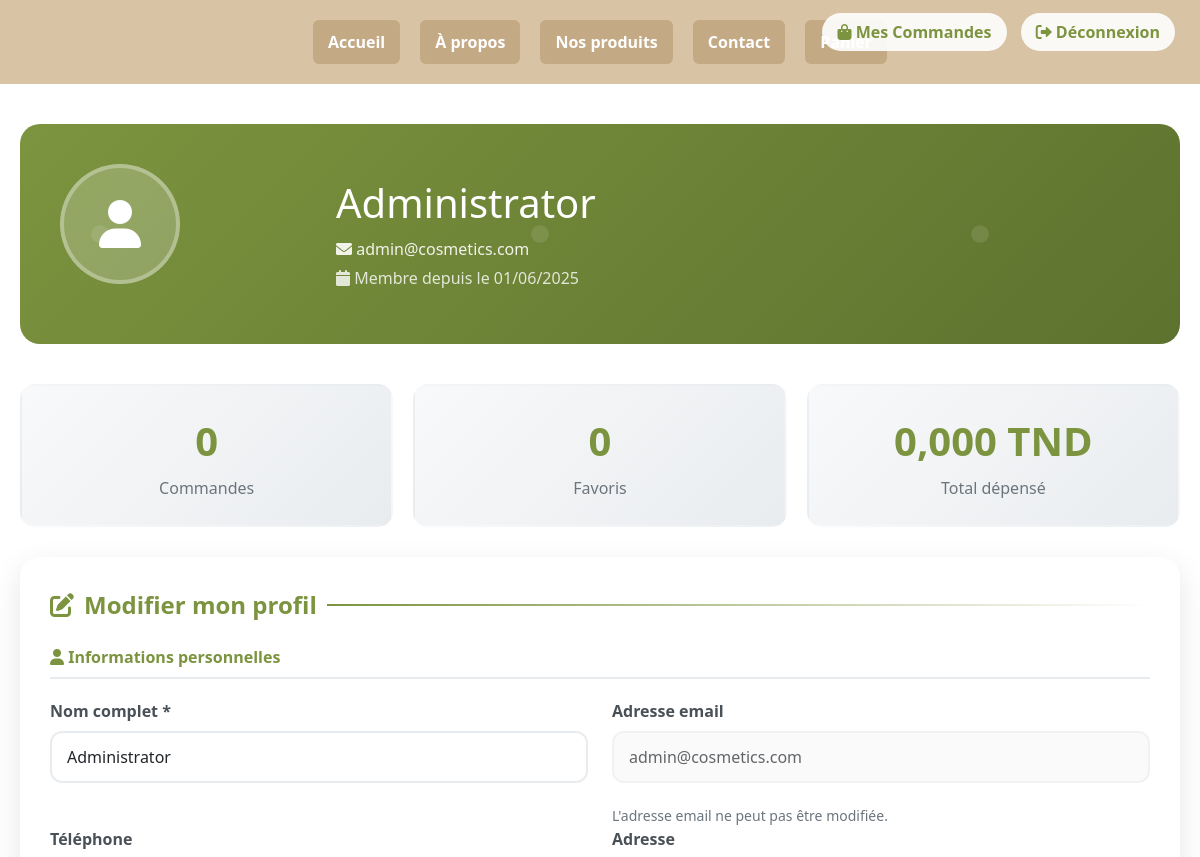
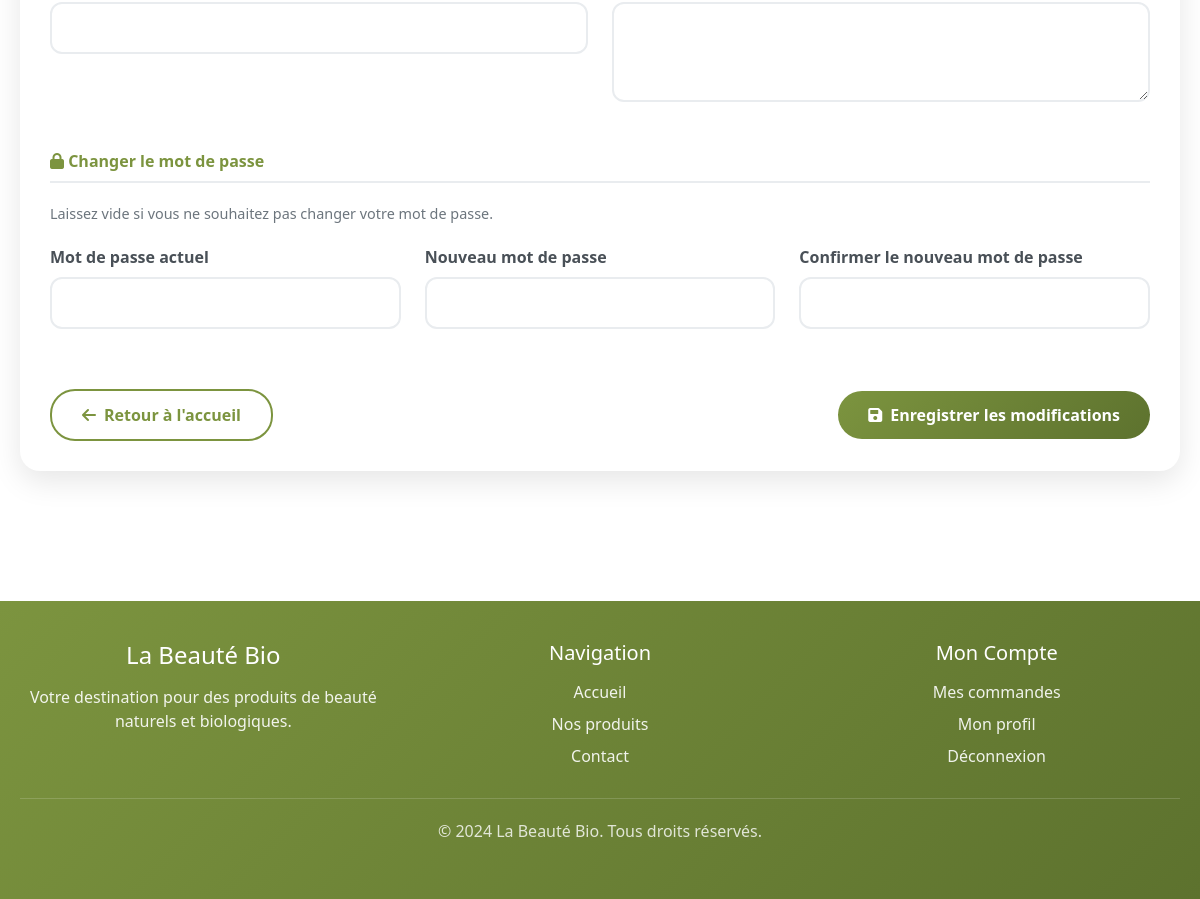
/client/profile.php (signed in), run on the app's committed database (2 pictures, top to bottom).
### tables this page shows
CREATE TABLE users (
    id INT AUTO_INCREMENT PRIMARY KEY,
    username VARCHAR(50) UNIQUE NOT NULL,
    email VARCHAR(100) UNIQUE NOT NULL,
    password VARCHAR(255) NOT NULL,
    full_name VARCHAR(100) NOT NULL,
    phone VARCHAR(20),
    address TEXT,
    role ENUM('client', 'admin') DEFAULT 'client',
    is_active BOOLEAN DEFAULT TRUE,
    email_verified BOOLEAN DEFAULT FALSE,
    last_login TIMESTAMP NULL,
    created_at TIMESTAMP DEFAULT CURRENT_TIMESTAMP,
    updated_at TIMESTAMP DEFAULT CURRENT_TIMESTAMP ON UPDATE CURRENT_TIMESTAMP,

    INDEX idx_email (email),
    INDEX idx_username (username),
    INDEX idx_role (role),
    INDEX idx_created_at (created_at)
);

### includes/functions.php (called while the page is built, shortened)
<?php
function formatPrice($price) {
    return number_format($price, 3, ',', ' ') . ' TND';
}
?>

### client/profile.php (the view, shortened to what this page needs)
<?php
require_once '../config/database.php';
require_once '../includes/functions.php';
$user_id = $_SESSION['user_id'];
$stmt = $pdo->prepare("SELECT * FROM users WHERE id = ?");
$stmt->execute([$user_id]);
$user = $stmt->fetch();
$stmt = $pdo->prepare("SELECT o.*, COUNT(oi.id) as item_count FROM orders o
                      LEFT JOIN order_items oi ON o.id = oi.order_id
                      WHERE o.user_id = ?
                      GROUP BY o.id
                      ORDER BY o.created_at DESC LIMIT 5");
$stmt->execute([$user_id]);
$recent_orders = $stmt->fetchAll();
?>
<!DOCTYPE html>
<html lang="fr">
<head>
    <link rel="stylesheet" href="../assets/css/frontend.css">
    <link href="https://cdn.jsdelivr.net/npm/bootstrap@5.1.3/dist/css/bootstrap.min.css" rel="stylesheet">
    <link rel="stylesheet" href="https://cdnjs.cloudflare.com/ajax/libs/font-awesome/6.0.0/css/all.min.css">
</head>
<body>
<div class="user-menu">
    <a href="orders.php"><i class="fas fa-shopping-bag"></i> Mes Commandes</a>
    <a href="../logout.php"><i class="fas fa-sign-out-alt"></i> Déconnexion</a>
</div>
<header>
    <nav>
        <a href="../index.php">Accueil</a>
        <a href="../a-propos.php">À propos</a>
        <a href="../products.php">Nos produits</a>
        <a href="../contact.php">Contact</a>
        <a href="../panier.php">Panier</a>
    </nav>
</header>
<div class="profile-container">
    <div class="profile-header">
        <div class="row align-items-center">
            <div class="col-md-3 text-center">
                <div class="profile-avatar">
                    <i class="fas fa-user"></i>
                </div>
            </div>
            <div class="col-md-9">
                <h1 style="margin-bottom: 10px;"><?php echo htmlspecialchars($user['full_name']); ?></h1>
                <p style="margin-bottom: 5px; opacity: 0.9;"><i class="fas fa-envelope"></i> <?php echo htmlspecialchars($user['email']); ?></p>
                <p style="margin-bottom: 0; opacity: 0.8;"><i class="fas fa-calendar"></i> Membre depuis le <?php echo date('d/m/Y', strtotime($user['created_at'])); ?></p>
            </div>
        </div>
    </div>
    <div class="stats-grid">
        <div class="stat-card">
            <div class="stat-number"><?php echo count($recent_orders); ?></div>
            <div class="stat-label">Commandes</div>
        </div>
        <div class="stat-card">
            <div class="stat-number">0</div>
            <div class="stat-label">Favoris</div>
        </div>
        <div class="stat-card">
            <div class="stat-number">
                <?php
                $total_spent = 0;
                echo formatPrice($total_spent);
                ?>
            </div>
            <div class="stat-label">Total dépensé</div>
        </div>
    </div>
    <div class="profile-section">
        <div class="section-title">
            <i class="fas fa-edit"></i>
            Modifier mon profil
        </div>
        <form method="POST" class="needs-validation" novalidate>
            <h6 style="color: #7c943f; font-weight: bold; margin-bottom: 20px; padding-bottom: 10px; border-bottom: 2px solid #e9ecef;">
                <i class="fas fa-user"></i> Informations personnelles
            </h6>
            <div class="row">
                <div class="col-md-6">
                    <label for="full_name" style="color: #495057; font-weight: 600; margin-bottom: 8px; display: block;">Nom complet *</label>
                    <input type="text" class="form-control" id="full_name" name="full_name"
                           value="<?php echo htmlspecialchars($_POST['full_name'] ?? $user['full_name']); ?>"
                           required>
                </div>
                <div class="col-md-6">
                    <label for="email" style="color: #495057; font-weight: 600; margin-bottom: 8px; display: block;">Adresse email</label>
                    <input type="email" class="form-control" id="email"
                           value="<?php echo htmlspecialchars($user['email']); ?>"
                           disabled style="background-color: #f8f9fa; opacity: 0.7;">
                    <small style="color: #6c757d; font-size: 0.875rem;">L'adresse email ne peut pas être modifiée.</small>
                </div>
            </div>
            <div class="row">
                <div class="col-md-6">
                    <label for="phone" style="color: #495057; font-weight: 600; margin-bottom: 8px; display: block;">Téléphone</label>
                    <input type="tel" class="form-control" id="phone" name="phone"
                           value="<?php echo htmlspecialchars($_POST['phone'] ?? $user['phone']); ?>">
                </div>
                <div class="col-md-6">
                    <label for="address" style="color: #495057; font-weight: 600; margin-bottom: 8px; display: block;">Adresse</label>
                    <textarea class="form-control" id="address" name="address" rows="3" style="resize: vertical;"><?php echo htmlspecialchars($_POST['address'] ?? $user['address']); ?></textarea>
                </div>
            </div>
            <h6 style="color: #7c943f; font-weight: bold; margin: 30px 0 20px 0; padding-bottom: 10px; border-bottom: 2px solid #e9ecef;">
                <i class="fas fa-lock"></i> Changer le mot de passe
            </h6>
            <p style="color: #6c757d; font-size: 0.9rem; margin-bottom: 20px;">Laissez vide si vous ne souhaitez pas changer votre mot de passe.</p>
            <div class="row">
                <div class="col-md-4">
                    <label for="current_password" style="color: #495057; font-weight: 600; margin-bottom: 8px; display: block;">Mot de passe actuel</label>
                    <input type="password" class="form-control" id="current_password" name="current_password">
                </div>
                <div class="col-md-4">
                    <label for="new_password" style="color: #495057; font-weight: 600; margin-bottom: 8px; display: block;">Nouveau mot de passe</label>
                    <input type="password" class="form-control" id="new_password" name="new_password" minlength="6">
                </div>
                <div class="col-md-4">
                    <label for="confirm_password" style="color: #495057; font-weight: 600; margin-bottom: 8px; display: block;">Confirmer le nouveau mot de passe</label>
                    <input type="password" class="form-control" id="confirm_password" name="confirm_password" minlength="6">
                </div>
            </div>
            <div style="margin-top: 40px; display: flex; justify-content: space-between; align-items: center;">
                <a href="../index.php" class="btn-outline-profile">
                    <i class="fas fa-arrow-left"></i> Retour à l'accueil
                </a>
                <button type="submit" class="btn-profile">
                    <i class="fas fa-save"></i> Enregistrer les modifications
                </button>
            </div>
        </form>
    </div>
</div>
<footer style="background: linear-gradient(135deg, #7c943f 0%, #5d722e 100%); color: white; text-align: center; padding: 40px 20px; margin-top: 60px;">
    <div style="max-width: 1200px; margin: 0 auto;">
        <div style="display: grid; grid-template-columns: repeat(auto-fit, minmax(250px, 1fr)); gap: 30px; margin-bottom: 30px;">
            <div>
                <h4 style="margin-bottom: 15px;">La Beauté Bio</h4>
                <p style="opacity: 0.9;">Votre destination pour des produits de beauté naturels et biologiques.</p>
            </div>
            <div>
                <h5 style="margin-bottom: 15px;">Navigation</h5>
                <div style="display: flex; flex-direction: column; gap: 8px;">
                    <a href="../index.php" style="color: white; text-decoration: none; opacity: 0.9;">Accueil</a>
                    <a href="../products.php" style="color: white; text-decoration: none; opacity: 0.9;">Nos produits</a>
                    <a href="../contact.php" style="color: white; text-decoration: none; opacity: 0.9;">Contact</a>
                </div>
            </div>
            <div>
                <h5 style="margin-bottom: 15px;">Mon Compte</h5>
                <div style="display: flex; flex-direction: column; gap: 8px;">
                    <a href="orders.php" style="color: white; text-decoration: none; opacity: 0.9;">Mes commandes</a>
                    <a href="profile.php" style="color: white; text-decoration: none; opacity: 0.9;">Mon profil</a>
                    <a href="../logout.php" style="color: white; text-decoration: none; opacity: 0.9;">Déconnexion</a>
                </div>
            </div>
        </div>
        <div style="border-top: 1px solid rgba(255,255,255,0.2); padding-top: 20px; opacity: 0.8;">
            <p>&copy; 2024 La Beauté Bio. Tous droits réservés.</p>
        </div>
    </div>
</footer>
</body>
</html>

### assets/css/frontend.css (style rules this page uses)
body { margin: 0; font-family: 'Segoe UI', sans-serif; background-color: #fdf8f1; color: #333; }
html { scroll-behavior: smooth; }
header { background-color: #d8c3a5; padding: 20px 10px; text-align: center; }
nav { display: flex; flex-wrap: wrap; justify-content: center; gap: 20px; background-color: transparent; }
nav a { text-decoration: none; color: white; font-weight: bold; padding: 10px 15px; border-radius: 6px; transition: background-color 0.3s; background-color: #c4a985; }

### client/profile.php (style rules this page uses)
.profile-container { max-width: 1200px; margin: 0 auto; padding: 40px 20px; }
.profile-header { background: linear-gradient(135deg, #7c943f 0%, #5d722e 100%); border-radius: 20px; padding: 40px; color: white; margin-bottom: 40px; position: relative; overflow: hidden; }
.profile-header::before { content: ''; position: absolute; top: -50%; right: -50%; width: 200%; height: 200%; animation: float 20s infinite linear; }
.profile-avatar { width: 120px; height: 120px; background: rgba(255,255,255,0.2); border-radius: 50%; display: flex; align-items: center; justify-content: center; font-size: 3rem; margin-bottom: 20px; border: 4px solid rgba(255,255,255,0.3); }
.profile-section { background: white; border-radius: 20px; box-shadow: 0 10px 30px rgba(0,0,0,0.1); padding: 30px; margin-bottom: 30px; transition: transform 0.3s ease; }
.section-title { color: #7c943f; font-size: 1.5rem; font-weight: bold; margin-bottom: 25px; display: flex; align-items: center; gap: 10px; }
.section-title::after { content: ''; flex: 1; height: 2px; background: linear-gradient(to right, #7c943f, transparent); }
.form-control { border: 2px solid #e9ecef; border-radius: 12px; padding: 12px 15px; margin-bottom: 20px; transition: all 0.3s ease; }
.btn-profile { background: linear-gradient(135deg, #7c943f 0%, #5d722e 100%); color: white; border: none; padding: 12px 30px; border-radius: 25px; font-weight: bold; transition: all 0.3s ease; text-decoration: none; display: inline-flex; align-items: center; gap: 8px; }
.btn-outline-profile { background: transparent; color: #7c943f; border: 2px solid #7c943f; padding: 12px 30px; border-radius: 25px; font-weight: bold; transition: all 0.3s ease; text-decoration: none; display: inline-flex; align-items: center; gap: 8px; }
.stats-grid { display: grid; grid-template-columns: repeat(auto-fit, minmax(200px, 1fr)); gap: 20px; margin-bottom: 30px; }
.stat-card { background: linear-gradient(135deg, #f8f9fa 0%, #e9ecef 100%); border-radius: 15px; padding: 25px; text-align: center; border: 2px solid transparent; transition: all 0.3s ease; }
.stat-number { font-size: 2.5rem; font-weight: bold; color: #7c943f; margin-bottom: 5px; }
.stat-label { color: #6c757d; font-weight: 500; }
.user-menu { position: absolute; top: 20px; right: 20px; z-index: 1000; }
.user-menu a { background-color: rgba(255,255,255,0.9); color: #7c943f; padding: 8px 15px; border-radius: 20px; text-decoration: none; margin: 0 5px; font-weight: bold; transition: all 0.3s; }

### data on the page
users: full_name "Administrator", email "admin@cosmetics.com", created_at "01/06/2025"

### other printed values
count($recent_orders) "0"
formatPrice($total_spent) "0,000 TND"
